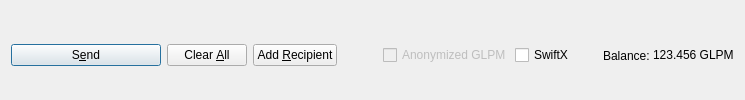
         <widget class="QFrame" name="frame_Send">
          <layout class="QHBoxLayout" name="horizontalLayout">
           <property name="bottomMargin">
            <number>0</number>
           </property>
           <item>
            <widget class="QPushButton" name="sendButton">
             <property name="minimumSize">
              <size>
               <width>150</width>
               <height>0</height>
              </size>
             </property>
             <property name="toolTip">
              <string>Confirm the send action</string>
             </property>
             <property name="text">
              <string>S&amp;end</string>
             </property>
             <property name="icon">
              <iconset resource="../GLPM.qrc">
               <normaloff>:/icons/send</normaloff>:/icons/send</iconset>
             </property>
             <property name="autoDefault">
              <bool>false</bool>
             </property>
             <property name="default">
              <bool>true</bool>
             </property>
            </widget>
           </item>
           <item>
            <widget class="QPushButton" name="clearButton">
             <property name="sizePolicy">
              <sizepolicy hsizetype="Minimum" vsizetype="Fixed">
               <horstretch>0</horstretch>
               <verstretch>0</verstretch>
              </sizepolicy>
             </property>
             <property name="toolTip">
              <string>Clear all fields of the form.</string>
             </property>
             <property name="text">
              <string>Clear &amp;All</string>
             </property>
             <property name="icon">
              <iconset resource="../GLPM.qrc">
               <normaloff>:/icons/remove</normaloff>:/icons/remove</iconset>
             </property>
             <property name="autoDefault">
              <bool>false</bool>
             </property>
            </widget>
           </item>
           <item>
            <widget class="QPushButton" name="addButton">
             <property name="toolTip">
              <string>Send to multiple recipients at once</string>
             </property>
             <property name="text">
              <string>Add &amp;Recipient</string>
             </property>
             <property name="icon">
              <iconset resource="../GLPM.qrc">
               <normaloff>:/icons/add</normaloff>:/icons/add</iconset>
             </property>
             <property name="autoDefault">
              <bool>false</bool>
             </property>
            </widget>
           </item>
           <item>
            <spacer name="horizontalSpacer">
             <property name="orientation">
              <enum>Qt::Horizontal</enum>
             </property>
             <property name="sizeHint" stdset="0">
              <size>
               <width>40</width>
               <height>20</height>
              </size>
             </property>
            </spacer>
           </item>
           <item>
            <layout class="QHBoxLayout" name="horizontalLayout_2">
             <property name="spacing">
              <number>3</number>
             </property>
             <item>
              <widget class="QCheckBox" name="checkzGLPM">
               <property name="enabled">
                <bool>false</bool>
               </property>
               <property name="text">
                <string>Anonymized GLPM</string>
               </property>
              </widget>
             </item>
             <item>
              <widget class="QCheckBox" name="checkSwiftTX">
               <property name="enabled">
                <bool>true</bool>
               </property>
               <property name="minimumSize">
                <size>
                 <width>85</width>
                 <height>0</height>
                </size>
               </property>
               <property name="text">
                <string>SwiftX</string>
               </property>
              </widget>
             </item>
             <item>
              <widget class="QLabel" name="label">
               <property name="text">
                <string>Balance:</string>
               </property>
              </widget>
             </item>
             <item>
              <widget class="QLabel" name="labelBalance">
               <property name="sizePolicy">
                <sizepolicy hsizetype="Preferred" vsizetype="Fixed">
                 <horstretch>0</horstretch>
                 <verstretch>0</verstretch>
                </sizepolicy>
               </property>
               <property name="cursor">
                <cursorShape>IBeamCursor</cursorShape>
               </property>
               <property name="text">
                <string notr="true">123.456 GLPM</string>
               </property>
               <property name="textInteractionFlags">
                <set>Qt::LinksAccessibleByMouse|Qt::TextSelectableByKeyboard|Qt::TextSelectableByMouse</set>
               </property>
              </widget>
             </item>
            </layout>
           </item>
          </layout>
         </widget>
